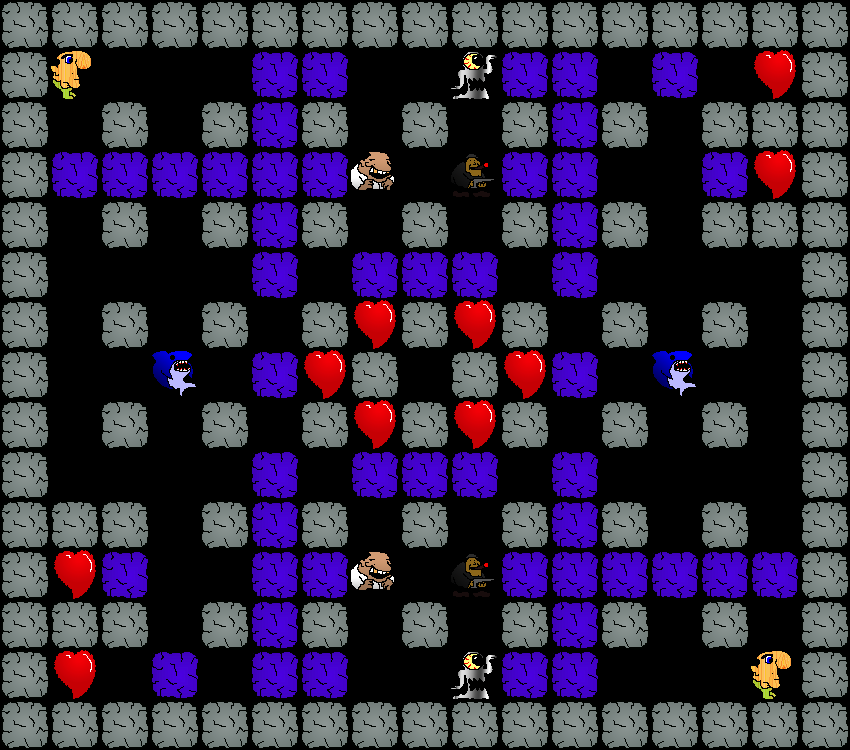

Rendered tile map (Tiled .tmx) drawn with the repository's tilesets; below, a short description and the map source with its tile grids summarised:
An orthogonal 17x15 tile map with 50x50 px tiles, 1 tile layer (Action).

<map version="1.0" orientation="orthogonal" width="17" height="15" tilewidth="50" tileheight="50">
 <tileset firstgid="1" name="Tileset" tilewidth="50" tileheight="50">
  <image source="Tileset.png" width="150" height="200" />
  <tile id="0">
   <properties>
    <property name="Type" value="Soldier" />
   </properties>
  </tile>
  <tile id="1">
   <properties>
    <property name="Type" value="FireLizard" />
   </properties>
  </tile>
  <tile id="2">
   <properties>
    <property name="Type" value="Heart" />
   </properties>
  </tile>
  <tile id="3">
   <properties>
    <property name="Type" value="Sentry" />
   </properties>
  </tile>
  <tile id="4">
   <properties>
    <property name="Type" value="Turret" />
   </properties>
  </tile>
  <tile id="5">
   <properties>
    <property name="Type" value="Shark" />
   </properties>
  </tile>
  <tile id="6">
   <properties>
    <property name="Type" value="BreakableBlock" />
   </properties>
  </tile>
  <tile id="7">
   <properties>
    <property name="Type" value="Block" />
   </properties>
  </tile>
  <tile id="8">
   <properties>
    <property name="Type" value="Gangster" />
   </properties>
  </tile>
  <tile id="9">
   <properties>
    <property name="Type" value="Player" />
   </properties>
  </tile>
  <tile id="11">
   <properties>
    <property name="Type" value="StorBot" />
   </properties>
  </tile>
 </tileset>
 <layer name="Action" width="17" height="15">
  <properties>
   <property name="ColorValue0" value="25" />
   <property name="ColorValue1" value="225" />
   <property name="ColorValue2" value="100" />
   <property name="ColorValue3" value="100" />
  </properties>
  <data>[255 cells, 176 non-empty, 8 distinct tile ids]</data>
 </layer>
</map>
